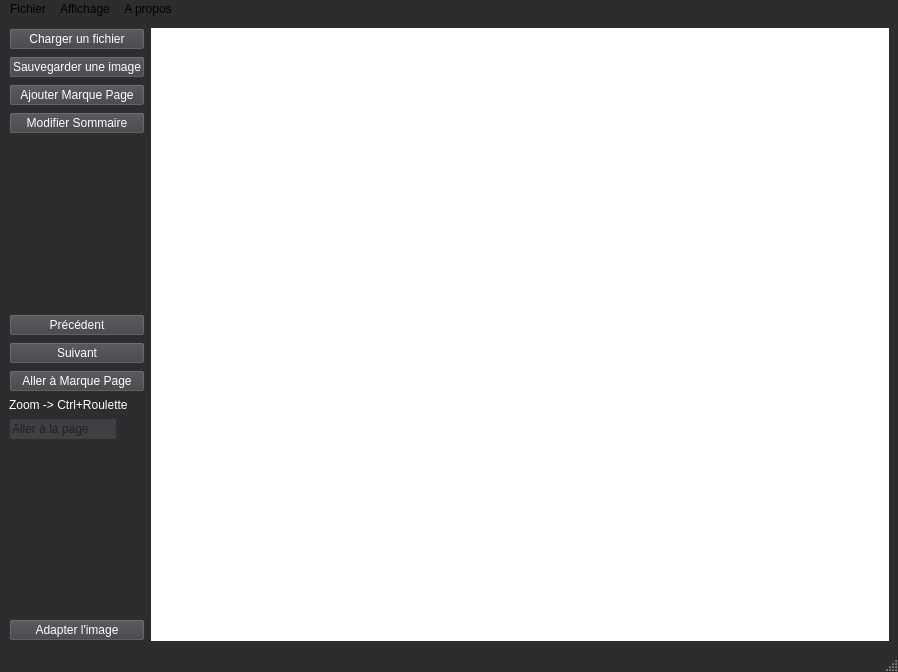
 <widget class="QMainWindow" name="MainWindow">
  <property name="geometry">
   <rect>
    <x>0</x>
    <y>0</y>
    <width>898</width>
    <height>672</height>
   </rect>
  </property>
  <property name="palette">
   <palette>
    <active>
     <colorrole role="WindowText">
      <brush brushstyle="SolidPattern">
       <color alpha="255">
        <red>255</red>
        <green>255</green>
        <blue>255</blue>
       </color>
      </brush>
     </colorrole>
     <colorrole role="Button">
      <brush brushstyle="SolidPattern">
       <color alpha="255">
        <red>45</red>
        <green>45</green>
        <blue>48</blue>
       </color>
      </brush>
     </colorrole>
     <colorrole role="Light">
      <brush brushstyle="SolidPattern">
       <color alpha="255">
        <red>67</red>
        <green>67</green>
        <blue>72</blue>
       </color>
      </brush>
     </colorrole>
     <colorrole role="Midlight">
      <brush brushstyle="SolidPattern">
       <color alpha="255">
        <red>56</red>
        <green>56</green>
        <blue>60</blue>
       </color>
      </brush>
     </colorrole>
     <colorrole role="Dark">
      <brush brushstyle="SolidPattern">
       <color alpha="255">
        <red>22</red>
        <green>22</green>
        <blue>24</blue>
       </color>
      </brush>
     </colorrole>
     <colorrole role="Mid">
      <brush brushstyle="SolidPattern">
       <color alpha="255">
        <red>30</red>
        <green>30</green>
        <blue>32</blue>
       </color>
      </brush>
     </colorrole>
     <colorrole role="Text">
      <brush brushstyle="SolidPattern">
       <color alpha="255">
        <red>0</red>
        <green>0</green>
        <blue>0</blue>
       </color>
      </brush>
     </colorrole>
     <colorrole role="BrightText">
      <brush brushstyle="SolidPattern">
       <color alpha="255">
        <red>0</red>
        <green>0</green>
        <blue>0</blue>
       </color>
      </brush>
     </colorrole>
     <colorrole role="ButtonText">
      <brush brushstyle="SolidPattern">
       <color alpha="255">
        <red>0</red>
        <green>0</green>
        <blue>0</blue>
       </color>
      </brush>
     </colorrole>
     <colorrole role="Base">
      <brush brushstyle="SolidPattern">
       <color alpha="255">
        <red>0</red>
        <green>0</green>
        <blue>0</blue>
       </color>
      </brush>
     </colorrole>
     <colorrole role="Window">
      <brush brushstyle="SolidPattern">
       <color alpha="255">
        <red>45</red>
        <green>45</green>
        <blue>48</blue>
       </color>
      </brush>
     </colorrole>
     <colorrole role="Shadow">
      <brush brushstyle="SolidPattern">
       <color alpha="255">
        <red>0</red>
        <green>0</green>
        <blue>0</blue>
       </color>
      </brush>
     </colorrole>
     <colorrole role="HighlightedText">
      <brush brushstyle="SolidPattern">
       <color alpha="255">
        <red>0</red>
        <green>0</green>
        <blue>0</blue>
       </color>
      </brush>
     </colorrole>
     <colorrole role="AlternateBase">
      <brush brushstyle="SolidPattern">
       <color alpha="255">
        <red>22</red>
        <green>22</green>
        <blue>24</blue>
       </color>
      </brush>
     </colorrole>
     <colorrole role="ToolTipBase">
      <brush brushstyle="SolidPattern">
       <color alpha="255">
        <red>255</red>
        <green>255</green>
        <blue>220</blue>
       </color>
      </brush>
     </colorrole>
     <colorrole role="ToolTipText">
      <brush brushstyle="SolidPattern">
       <color alpha="255">
        <red>0</red>
        <green>0</green>
        <blue>0</blue>
       </color>
      </brush>
     </colorrole>
     <colorrole role="PlaceholderText">
      <brush brushstyle="SolidPattern">
       <color alpha="128">
        <red>0</red>
        <green>0</green>
        <blue>0</blue>
       </color>
      </brush>
     </colorrole>
    </active>
    <inactive>
     <colorrole role="WindowText">
      <brush brushstyle="SolidPattern">
       <color alpha="255">
        <red>255</red>
        <green>255</green>
        <blue>255</blue>
       </color>
      </brush>
     </colorrole>
     <colorrole role="Button">
      <brush brushstyle="SolidPattern">
       <color alpha="255">
        <red>45</red>
        <green>45</green>
        <blue>48</blue>
       </color>
      </brush>
     </colorrole>
     <colorrole role="Light">
      <brush brushstyle="SolidPattern">
       <color alpha="255">
        <red>67</red>
        <green>67</green>
        <blue>72</blue>
       </color>
      </brush>
     </colorrole>
     <colorrole role="Midlight">
      <brush brushstyle="SolidPattern">
       <color alpha="255">
        <red>56</red>
        <green>56</green>
        <blue>60</blue>
       </color>
      </brush>
     </colorrole>
     <colorrole role="Dark">
      <brush brushstyle="SolidPattern">
       <color alpha="255">
        <red>22</red>
        <green>22</green>
        <blue>24</blue>
       </color>
      </brush>
     </colorrole>
     <colorrole role="Mid">
      <brush brushstyle="SolidPattern">
       <color alpha="255">
        <red>30</red>
        <green>30</green>
        <blue>32</blue>
       </color>
      </brush>
     </colorrole>
     <colorrole role="Text">
      <brush brushstyle="SolidPattern">
       <color alpha="255">
        <red>0</red>
        <green>0</green>
        <blue>0</blue>
       </color>
      </brush>
     </colorrole>
     <colorrole role="BrightText">
      <brush brushstyle="SolidPattern">
       <color alpha="255">
        <red>0</red>
        <green>0</green>
        <blue>0</blue>
       </color>
      </brush>
     </colorrole>
     <colorrole role="ButtonText">
      <brush brushstyle="SolidPattern">
       <color alpha="255">
        <red>0</red>
        <green>0</green>
        <blue>0</blue>
       </color>
      </brush>
     </colorrole>
     <colorrole role="Base">
      <brush brushstyle="SolidPattern">
       <color alpha="255">
        <red>0</red>
        <green>0</green>
        <blue>0</blue>
       </color>
      </brush>
     </colorrole>
     <colorrole role="Window">
      <brush brushstyle="SolidPattern">
       <color alpha="255">
        <red>45</red>
        <green>45</green>
        <blue>48</blue>
       </color>
      </brush>
     </colorrole>
     <colorrole role="Shadow">
      <brush brushstyle="SolidPattern">
       <color alpha="255">
        <red>0</red>
        <green>0</green>
        <blue>0</blue>
       </color>
      </brush>
     </colorrole>
     <colorrole role="HighlightedText">
      <brush brushstyle="SolidPattern">
       <color alpha="255">
        <red>0</red>
        <green>0</green>
        <blue>0</blue>
       </color>
      </brush>
     </colorrole>
     <colorrole role="AlternateBase">
      <brush brushstyle="SolidPattern">
       <color alpha="255">
        <red>22</red>
        <green>22</green>
        <blue>24</blue>
       </color>
      </brush>
     </colorrole>
     <colorrole role="ToolTipBase">
      <brush brushstyle="SolidPattern">
       <color alpha="255">
        <red>255</red>
        <green>255</green>
        <blue>220</blue>
       </color>
      </brush>
     </colorrole>
     <colorrole role="ToolTipText">
      <brush brushstyle="SolidPattern">
       <color alpha="255">
        <red>0</red>
        <green>0</green>
        <blue>0</blue>
       </color>
      </brush>
     </colorrole>
     <colorrole role="PlaceholderText">
      <brush brushstyle="SolidPattern">
       <color alpha="128">
        <red>0</red>
        <green>0</green>
        <blue>0</blue>
       </color>
      </brush>
     </colorrole>
    </inactive>
    <disabled>
     <colorrole role="WindowText">
      <brush brushstyle="SolidPattern">
       <color alpha="255">
        <red>22</red>
        <green>22</green>
        <blue>24</blue>
       </color>
      </brush>
     </colorrole>
     <colorrole role="Button">
      <brush brushstyle="SolidPattern">
       <color alpha="255">
        <red>45</red>
        <green>45</green>
        <blue>48</blue>
       </color>
      </brush>
     </colorrole>
     <colorrole role="Light">
      <brush brushstyle="SolidPattern">
       <color alpha="255">
        <red>67</red>
        <green>67</green>
        <blue>72</blue>
       </color>
      </brush>
     </colorrole>
     <colorrole role="Midlight">
      <brush brushstyle="SolidPattern">
       <color alpha="255">
        <red>56</red>
        <green>56</green>
        <blue>60</blue>
       </color>
      </brush>
     </colorrole>
     <colorrole role="Dark">
      <brush brushstyle="SolidPattern">
       <color alpha="255">
        <red>22</red>
        <green>22</green>
        <blue>24</blue>
       </color>
      </brush>
     </colorrole>
     <colorrole role="Mid">
      <brush brushstyle="SolidPattern">
       <color alpha="255">
        <red>30</red>
        <green>30</green>
        <blue>32</blue>
       </color>
      </brush>
     </colorrole>
     <colorrole role="Text">
      <brush brushstyle="SolidPattern">
       <color alpha="255">
        <red>22</red>
        <green>22</green>
        <blue>24</blue>
       </color>
      </brush>
     </colorrole>
     <colorrole role="BrightText">
      <brush brushstyle="SolidPattern">
       <color alpha="255">
        <red>0</red>
        <green>0</green>
        <blue>0</blue>
       </color>
      </brush>
     </colorrole>
     <colorrole role="ButtonText">
      <brush brushstyle="SolidPattern">
       <color alpha="255">
        <red>22</red>
        <green>22</green>
        <blue>24</blue>
       </color>
      </brush>
     </colorrole>
     <colorrole role="Base">
      <brush brushstyle="SolidPattern">
       <color alpha="255">
        <red>45</red>
        <green>45</green>
        <blue>48</blue>
       </color>
      </brush>
     </colorrole>
     <colorrole role="Window">
      <brush brushstyle="SolidPattern">
       <color alpha="255">
        <red>45</red>
        <green>45</green>
        <blue>48</blue>
       </color>
      </brush>
     </colorrole>
     <colorrole role="Shadow">
      <brush brushstyle="SolidPattern">
       <color alpha="255">
        <red>0</red>
        <green>0</green>
        <blue>0</blue>
       </color>
      </brush>
     </colorrole>
     <colorrole role="HighlightedText">
      <brush brushstyle="SolidPattern">
       <color alpha="255">
        <red>0</red>
        <green>0</green>
        <blue>0</blue>
       </color>
      </brush>
     </colorrole>
     <colorrole role="AlternateBase">
      <brush brushstyle="SolidPattern">
       <color alpha="255">
        <red>45</red>
        <green>45</green>
        <blue>48</blue>
       </color>
      </brush>
     </colorrole>
     <colorrole role="ToolTipBase">
      <brush brushstyle="SolidPattern">
       <color alpha="255">
        <red>255</red>
        <green>255</green>
        <blue>220</blue>
       </color>
      </brush>
     </colorrole>
     <colorrole role="ToolTipText">
      <brush brushstyle="SolidPattern">
       <color alpha="255">
        <red>0</red>
        <green>0</green>
        <blue>0</blue>
       </color>
      </brush>
     </colorrole>
     <colorrole role="PlaceholderText">
      <brush brushstyle="SolidPattern">
       <color alpha="128">
        <red>255</red>
        <green>255</green>
        <blue>255</blue>
       </color>
      </brush>
     </colorrole>
    </disabled>
   </palette>
  </property>
  <property name="windowTitle">
   <string>ENSTA CBR</string>
  </property>
  <widget class="QWidget" name="centralWidget">
   <layout class="QHBoxLayout" name="horizontalLayout_2">
    <item>
     <layout class="QHBoxLayout" name="horizontalLayout">
      <item>
       <layout class="QVBoxLayout" name="verticalLayout">
        <item>
         <widget class="QPushButton" name="btnLoadBG">
          <property name="styleSheet">
           <string notr="true">background-color: rgb(63, 63, 70);
selection-background-color: rgb(28, 151, 234);
color: rgb(255, 255, 255);
alternate-background-color: rgb(28, 151, 234);</string>
          </property>
          <property name="text">
           <string>Charger un fichier</string>
          </property>
          <property name="icon">
           <iconset>
            <normaloff>../img/folder.png</normaloff>../img/folder.png</iconset>
          </property>
         </widget>
        </item>
        <item>
         <widget class="QPushButton" name="btnSaveBG">
          <property name="styleSheet">
           <string notr="true">background-color: rgb(63, 63, 70);
selection-background-color: rgb(28, 151, 234);
color: rgb(255, 255, 255);
alternate-background-color: rgb(28, 151, 234);</string>
          </property>
          <property name="text">
           <string>Sauvegarder une image</string>
          </property>
          <property name="icon">
           <iconset>
            <normaloff>../img/floppy.png</normaloff>../img/floppy.png</iconset>
          </property>
         </widget>
        </item>
        <item>
         <widget class="QPushButton" name="pushButton">
          <property name="styleSheet">
           <string notr="true">background-color: rgb(63, 63, 70);
selection-background-color: rgb(28, 151, 234);
color: rgb(255, 255, 255);
alternate-background-color: rgb(28, 151, 234);</string>
          </property>
          <property name="text">
           <string>Ajouter Marque Page</string>
          </property>
          <property name="icon">
           <iconset>
            <normaloff>../img/bookmark.png</normaloff>../img/bookmark.png</iconset>
          </property>
         </widget>
        </item>
        <item>
         <widget class="QPushButton" name="pushButton_3">
          <property name="styleSheet">
           <string notr="true">background-color: rgb(63, 63, 70);
selection-background-color: rgb(28, 151, 234);
color: rgb(255, 255, 255);
alternate-background-color: rgb(28, 151, 234);</string>
          </property>
          <property name="text">
           <string>Modifier Sommaire</string>
          </property>
          <property name="icon">
           <iconset>
            <normaloff>../img/notebook.png</normaloff>../img/notebook.png</iconset>
          </property>
         </widget>
        </item>
        <item>
         <spacer name="verticalSpacer">
          <property name="orientation">
           <enum>Qt::Vertical</enum>
          </property>
          <property name="sizeHint" stdset="0">
           <size>
            <width>20</width>
            <height>40</height>
           </size>
          </property>
         </spacer>
        </item>
        <item>
         <widget class="QPushButton" name="precButton">
          <property name="sizePolicy">
           <sizepolicy hsizetype="Minimum" vsizetype="Fixed">
            <horstretch>0</horstretch>
            <verstretch>0</verstretch>
           </sizepolicy>
          </property>
          <property name="styleSheet">
           <string notr="true">background-color: rgb(63, 63, 70);
selection-background-color: rgb(28, 151, 234);
color: rgb(255, 255, 255);
alternate-background-color: rgb(28, 151, 234);</string>
          </property>
          <property name="text">
           <string>Précédent</string>
          </property>
          <property name="icon">
           <iconset>
            <normaloff>../img/previous.png</normaloff>../img/previous.png</iconset>
          </property>
          <property name="shortcut">
           <string extracomment="Afficher la page précédente"/>
          </property>
         </widget>
        </item>
        <item>
         <widget class="QPushButton" name="suivButton">
          <property name="font">
           <font>
            <underline>false</underline>
           </font>
          </property>
          <property name="styleSheet">
           <string notr="true">background-color: rgb(63, 63, 70);
selection-background-color: rgb(28, 151, 234);
color: rgb(255, 255, 255);
alternate-background-color: rgb(28, 151, 234);</string>
          </property>
          <property name="text">
           <string>Suivant</string>
          </property>
          <property name="icon">
           <iconset>
            <normaloff>../img/next-button.png</normaloff>../img/next-button.png</iconset>
          </property>
         </widget>
        </item>
        <item>
         <widget class="QPushButton" name="pushButton_2">
          <property name="styleSheet">
           <string notr="true">background-color: rgb(63, 63, 70);
selection-background-color: rgb(28, 151, 234);
color: rgb(255, 255, 255);
alternate-background-color: rgb(28, 151, 234);</string>
          </property>
          <property name="text">
           <string>Aller à Marque Page</string>
          </property>
          <property name="icon">
           <iconset>
            <normaloff>../img/book.png</normaloff>../img/book.png</iconset>
          </property>
         </widget>
        </item>
        <item>
         <widget class="QLabel" name="label">
          <property name="text">
           <string>Zoom -&gt; Ctrl+Roulette</string>
          </property>
         </widget>
        </item>
        <item>
         <widget class="QLineEdit" name="lineEdit">
          <property name="sizePolicy">
           <sizepolicy hsizetype="Maximum" vsizetype="Fixed">
            <horstretch>0</horstretch>
            <verstretch>0</verstretch>
           </sizepolicy>
          </property>
          <property name="baseSize">
           <size>
            <width>0</width>
            <height>0</height>
           </size>
          </property>
          <property name="accessibleName">
           <string/>
          </property>
          <property name="autoFillBackground">
           <bool>false</bool>
          </property>
          <property name="styleSheet">
           <string notr="true">background-color: rgb(63, 63, 70);
selection-background-color: rgb(28, 151, 234);
color: rgb(0, 0, 0);
alternate-background-color: rgb(28, 151, 234);
</string>
          </property>
          <property name="inputMask">
           <string/>
          </property>
          <property name="text">
           <string/>
          </property>
          <property name="dragEnabled">
           <bool>true</bool>
          </property>
          <property name="placeholderText">
           <string>Aller à la page</string>
          </property>
         </widget>
        </item>
        <item>
         <spacer name="verticalSpacer_2">
          <property name="orientation">
           <enum>Qt::Vertical</enum>
          </property>
          <property name="sizeHint" stdset="0">
           <size>
            <width>20</width>
            <height>40</height>
           </size>
          </property>
         </spacer>
        </item>
        <item>
         <widget class="QPushButton" name="btnFitWindow">
          <property name="styleSheet">
           <string notr="true">background-color: rgb(63, 63, 70);
selection-background-color: rgb(28, 151, 234);
color: rgb(255, 255, 255);
alternate-background-color: rgb(28, 151, 234);</string>
          </property>
          <property name="text">
           <string>Adapter l'image</string>
          </property>
          <property name="icon">
           <iconset>
            <normaloff>../img/search.png</normaloff>../img/search.png</iconset>
          </property>
         </widget>
        </item>
       </layout>
      </item>
      <item>
       <widget class="MyGraphicsView" name="m_graphicsView">
        <property name="styleSheet">
         <string notr="true">selection-background-color: rgb(28, 151, 234);
</string>
        </property>
        <property name="frameShape">
         <enum>QFrame::NoFrame</enum>
        </property>
        <property name="frameShadow">
         <enum>QFrame::Sunken</enum>
        </property>
        <property name="lineWidth">
         <number>1</number>
        </property>
        <property name="verticalScrollBarPolicy">
         <enum>Qt::ScrollBarAsNeeded</enum>
        </property>
        <property name="horizontalScrollBarPolicy">
         <enum>Qt::ScrollBarAsNeeded</enum>
        </property>
       </widget>
      </item>
     </layout>
    </item>
   </layout>
  </widget>
  <widget class="QMenuBar" name="menuBar">
   <property name="geometry">
    <rect>
     <x>0</x>
     <y>0</y>
     <width>898</width>
     <height>26</height>
    </rect>
   </property>
   <property name="styleSheet">
    <string notr="true">background-color: rgb(45, 45, 48);
color: rgb(255, 255, 255);
selection-background-color: rgb(28, 151, 234);\n</string>
   </property>
   <property name="nativeMenuBar">
    <bool>true</bool>
   </property>
   <widget class="QMenu" name="menuFichier">
    <property name="palette">
     <palette>
      <active>
       <colorrole role="WindowText">
        <brush brushstyle="SolidPattern">
         <color alpha="255">
          <red>255</red>
          <green>255</green>
          <blue>255</blue>
         </color>
        </brush>
       </colorrole>
       <colorrole role="Button">
        <brush brushstyle="SolidPattern">
         <color alpha="255">
          <red>45</red>
          <green>45</green>
          <blue>48</blue>
         </color>
        </brush>
       </colorrole>
       <colorrole role="Text">
        <brush brushstyle="SolidPattern">
         <color alpha="255">
          <red>255</red>
          <green>255</green>
          <blue>255</blue>
         </color>
        </brush>
       </colorrole>
       <colorrole role="ButtonText">
        <brush brushstyle="SolidPattern">
         <color alpha="255">
          <red>255</red>
          <green>255</green>
          <blue>255</blue>
         </color>
        </brush>
       </colorrole>
       <colorrole role="Base">
        <brush brushstyle="SolidPattern">
         <color alpha="255">
          <red>45</red>
          <green>45</green>
          <blue>48</blue>
         </color>
        </brush>
       </colorrole>
       <colorrole role="Window">
        <brush brushstyle="SolidPattern">
         <color alpha="255">
          <red>45</red>
          <green>45</green>
          <blue>48</blue>
         </color>
        </brush>
       </colorrole>
       <colorrole role="Highlight">
        <brush brushstyle="SolidPattern">
         <color alpha="255">
          <red>28</red>
          <green>151</green>
          <blue>234</blue>
         </color>
        </brush>
       </colorrole>
       <colorrole role="PlaceholderText">
        <brush brushstyle="NoBrush">
         <color alpha="128">
          <red>255</red>
          <green>255</green>
          <blue>255</blue>
         </color>
        </brush>
       </colorrole>
      </active>
      <inactive>
       <colorrole role="WindowText">
        <brush brushstyle="SolidPattern">
         <color alpha="255">
          <red>255</red>
          <green>255</green>
          <blue>255</blue>
         </color>
        </brush>
       </colorrole>
       <colorrole role="Button">
        <brush brushstyle="SolidPattern">
         <color alpha="255">
          <red>45</red>
          <green>45</green>
          <blue>48</blue>
         </color>
        </brush>
       </colorrole>
       <colorrole role="Text">
        <brush brushstyle="SolidPattern">
         <color alpha="255">
          <red>255</red>
          <green>255</green>
          <blue>255</blue>
         </color>
        </brush>
       </colorrole>
       <colorrole role="ButtonText">
        <brush brushstyle="SolidPattern">
         <color alpha="255">
          <red>255</red>
          <green>255</green>
          <blue>255</blue>
         </color>
        </brush>
       </colorrole>
       <colorrole role="Base">
        <brush brushstyle="SolidPattern">
         <color alpha="255">
          <red>45</red>
          <green>45</green>
          <blue>48</blue>
         </color>
        </brush>
       </colorrole>
       <colorrole role="Window">
        <brush brushstyle="SolidPattern">
         <color alpha="255">
          <red>45</red>
          <green>45</green>
          <blue>48</blue>
         </color>
        </brush>
       </colorrole>
       <colorrole role="Highlight">
        <brush brushstyle="SolidPattern">
         <color alpha="255">
          <red>28</red>
          <green>151</green>
          <blue>234</blue>
         </color>
        </brush>
       </colorrole>
       <colorrole role="PlaceholderText">
        <brush brushstyle="NoBrush">
         <color alpha="128">
          <red>255</red>
          <green>255</green>
          <blue>255</blue>
         </color>
        </brush>
       </colorrole>
      </inactive>
      <disabled>
       <colorrole role="WindowText">
        <brush brushstyle="SolidPattern">
         <color alpha="255">
          <red>255</red>
          <green>255</green>
          <blue>255</blue>
         </color>
        </brush>
       </colorrole>
       <colorrole role="Button">
        <brush brushstyle="SolidPattern">
         <color alpha="255">
          <red>45</red>
          <green>45</green>
          <blue>48</blue>
         </color>
        </brush>
       </colorrole>
       <colorrole role="Text">
        <brush brushstyle="SolidPattern">
         <color alpha="255">
          <red>255</red>
          <green>255</green>
          <blue>255</blue>
         </color>
        </brush>
       </colorrole>
       <colorrole role="ButtonText">
        <brush brushstyle="SolidPattern">
         <color alpha="255">
          <red>255</red>
          <green>255</green>
          <blue>255</blue>
         </color>
        </brush>
       </colorrole>
       <colorrole role="Base">
        <brush brushstyle="SolidPattern">
         <color alpha="255">
          <red>45</red>
          <green>45</green>
          <blue>48</blue>
         </color>
        </brush>
       </colorrole>
       <colorrole role="Window">
        <brush brushstyle="SolidPattern">
         <color alpha="255">
          <red>45</red>
          <green>45</green>
          <blue>48</blue>
         </color>
        </brush>
       </colorrole>
       <colorrole role="Highlight">
        <brush brushstyle="SolidPattern">
         <color alpha="255">
          <red>28</red>
          <green>151</green>
          <blue>234</blue>
         </color>
        </brush>
       </colorrole>
       <colorrole role="PlaceholderText">
        <brush brushstyle="NoBrush">
         <color alpha="128">
          <red>255</red>
          <green>255</green>
          <blue>255</blue>
         </color>
        </brush>
       </colorrole>
      </disabled>
     </palette>
    </property>
    <property name="contextMenuPolicy">
     <enum>Qt::NoContextMenu</enum>
    </property>
    <property name="autoFillBackground">
     <bool>false</bool>
    </property>
    <property name="styleSheet">
     <string notr="true">selection-background-color: rgb(28, 151, 234);
</string>
    </property>
    <property name="title">
     <string>Fichier</string>
    </property>
    <widget class="QMenu" name="menuHistorique">
     <property name="title">
      <string>Historique</string>
     </property>
     <property name="icon">
      <iconset>
       <normaloff>../img/books.png</normaloff>../img/books.png</iconset>
     </property>
     <addaction name="actionR_cemment_ouvert"/>
    </widget>
    <addaction name="actionOuvrir"/>
    <addaction name="menuHistorique"/>
    <addaction name="separator"/>
    <addaction name="actionQuitter"/>
   </widget>
   <widget class="QMenu" name="menuAffichage">
    <property name="title">
     <string>Affichage</string>
    </property>
    <widget class="QMenu" name="menuType_d_affichage">
     <property name="title">
      <string>Type d'affichage</string>
     </property>
     <addaction name="action1_par_1"/>
     <addaction name="action2_par_2"/>
     <addaction name="actionContinu"/>
    </widget>
    <addaction name="actionPr_c_dent"/>
    <addaction name="actionSuivant"/>
    <addaction name="separator"/>
    <addaction name="actionBarre_d_outils"/>
    <addaction name="menuType_d_affichage"/>
    <addaction name="actionMode_jour"/>
    <addaction name="actionSommaire"/>
    <addaction name="actionMarque_Page"/>
    <addaction name="actionMode_nuit"/>
    <addaction name="actionPremi_re_page"/>
    <addaction name="actionDerni_re_page"/>
   </widget>
   <widget class="QMenu" name="menuA_propos">
    <property name="title">
     <string>A propos</string>
    </property>
    <addaction name="actionInformations"/>
   </widget>
   <addaction name="menuFichier"/>
   <addaction name="menuAffichage"/>
   <addaction name="menuA_propos"/>
  </widget>
  <widget class="QStatusBar" name="statusBar"/>
  <action name="actionOuvrir">
   <property name="icon">
    <iconset>
     <normaloff>../img/folder.png</normaloff>../img/folder.png</iconset>
   </property>
   <property name="text">
    <string>Ouvrir</string>
   </property>
   <property name="shortcut">
    <string>O</string>
   </property>
  </action>
  <action name="actionQuitter">
   <property name="icon">
    <iconset>
     <normaloff>../img/block.png</normaloff>../img/block.png</iconset>
   </property>
   <property name="text">
    <string>Quitter</string>
   </property>
   <property name="toolTip">
    <string>x pour quitter</string>
   </property>
   <property name="shortcut">
    <string>X</string>
   </property>
  </action>
  <action name="actionInformations">
   <property name="icon">
    <iconset>
     <normaloff>../img/idea.png</normaloff>../img/idea.png</iconset>
   </property>
   <property name="text">
    <string>Informations</string>
   </property>
  </action>
  <action name="actionPr_c_dent">
   <property name="icon">
    <iconset>
     <normaloff>../img/previous.png</normaloff>../img/previous.png</iconset>
   </property>
   <property name="text">
    <string>Précédent</string>
   </property>
   <property name="shortcut">
    <string>Left</string>
   </property>
  </action>
  <action name="actionSuivant">
   <property name="icon">
    <iconset>
     <normaloff>../img/next-button.png</normaloff>../img/next-button.png</iconset>
   </property>
   <property name="text">
    <string>Suivant</string>
   </property>
   <property name="shortcut">
    <string>Right</string>
   </property>
  </action>
  <action name="actionBarre_d_outils">
   <property name="checkable">
    <bool>true</bool>
   </property>
   <property name="icon">
    <iconset>
     <normaloff>../img/settings.png</normaloff>../img/settings.png</iconset>
   </property>
   <property name="text">
    <string>Barre d'outils</string>
   </property>
  </action>
  <action name="action1_par_1">
   <property name="checkable">
    <bool>true</bool>
   </property>
   <property name="text">
    <string>1 par 1</string>
   </property>
  </action>
  <action name="action2_par_2">
   <property name="checkable">
    <bool>true</bool>
   </property>
   <property name="text">
    <string>2 par 2</string>
   </property>
  </action>
  <action name="actionMode_jour">
   <property name="icon">
    <iconset>
     <normaloff>../img/sun.png</normaloff>../img/sun.png</iconset>
   </property>
   <property name="text">
    <string>Mode jour</string>
   </property>
  </action>
  <action name="actionSommaire">
   <property name="icon">
    <iconset>
     <normaloff>../img/jupiter.png</normaloff>../img/jupiter.png</iconset>
   </property>
   <property name="text">
    <string>Mode nuit</string>
   </property>
  </action>
  <action name="actionMarque_Page">
   <property name="icon">
    <iconset>
     <normaloff>../img/book.png</normaloff>../img/book.png</iconset>
   </property>
   <property name="text">
    <string>Marque Page</string>
   </property>
  </action>
  <action name="actionMode_nuit">
   <property name="text">
    <string>Sommaire</string>
   </property>
  </action>
  <action name="actionR_cemment_ouvert">
   <property name="checkable">
    <bool>false</bool>
   </property>
   <property name="checked">
    <bool>false</bool>
   </property>
   <property name="enabled">
    <bool>false</bool>
   </property>
   <property name="text">
    <string>Récemment ouvert</string>
   </property>
   <property name="statusTip">
    <string/>
   </property>
   <property name="visible">
    <bool>false</bool>
   </property>
  </action>
  <action name="actionContinu">
   <property name="checkable">
    <bool>true</bool>
   </property>
   <property name="text">
    <string>Continu</string>
   </property>
  </action>
  <action name="actionPremi_re_page">
   <property name="icon">
    <iconset>
     <normaloff>../img/start.png</normaloff>../img/start.png</iconset>
   </property>
   <property name="text">
    <string>Première page</string>
   </property>
  </action>
  <action name="actionDerni_re_page">
   <property name="icon">
    <iconset>
     <normaloff>../img/panel.png</normaloff>../img/panel.png</iconset>
   </property>
   <property name="text">
    <string>Dernière page</string>
   </property>
  </action>
 </widget>
